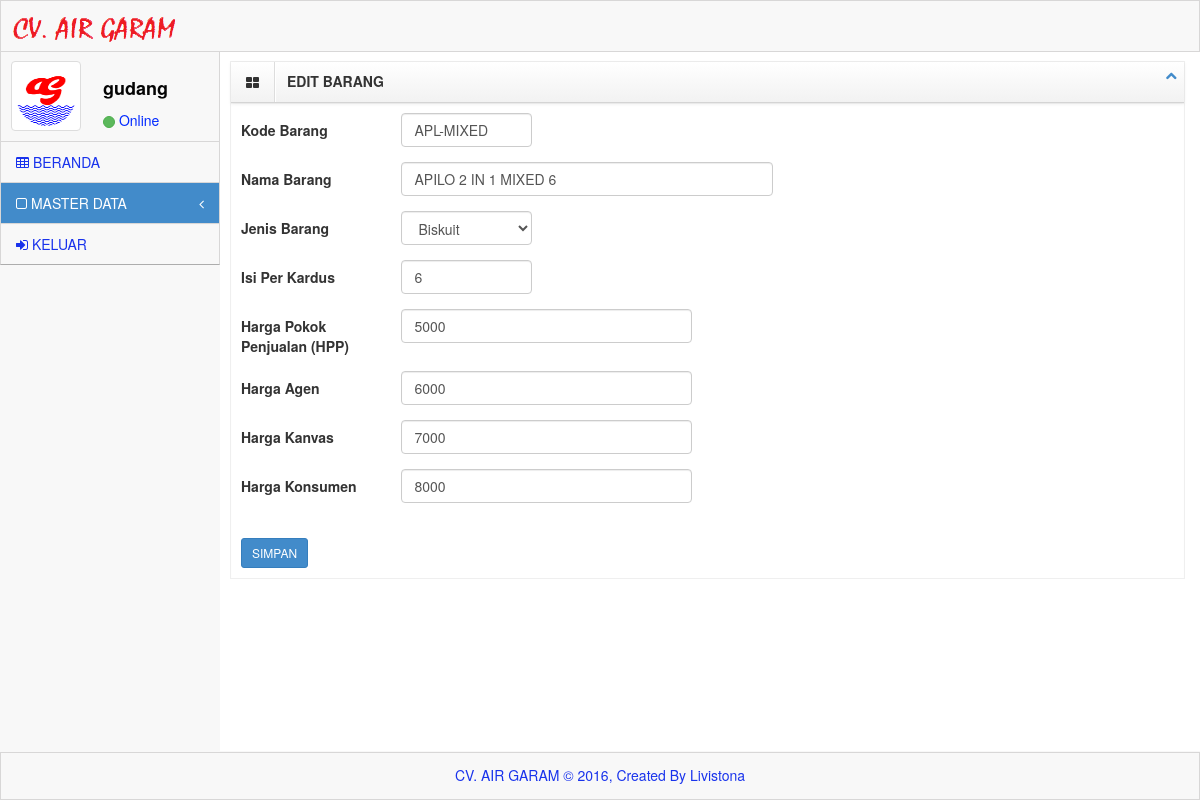
/system/index.php?menu=master&sub_menu=barang_edit&id=2 (signed in), run on the app's committed database.
### tables this page shows
CREATE TABLE IF NOT EXISTS `barang` (
  `id_barang` int(10) NOT NULL AUTO_INCREMENT,
  `kode_barang` varchar(10) NOT NULL,
  `nama_barang` varchar(50) NOT NULL,
  `jenis_barang` varchar(20) NOT NULL,
  `isi_barang` int(10) DEFAULT NULL,
  `hpp` int(10) DEFAULT '0',
  `harga_agen` int(10) DEFAULT '0',
  `harga_kanvas` int(10) DEFAULT '0',
  `harga_konsumen` int(10) DEFAULT '0',
  PRIMARY KEY (`id_barang`)
);

### system/menu/barang_edit.php (the view, shortened to what this page needs)
<div id="content">
	<div class="inner" style="min-height: 700px;">
		<div class="row">
            <div class="col-lg-12">
                <div class="box">
				<header>
                    <div class="icons"><i class="icon-th-large"></i></div>
                        <h5>EDIT BARANG</h5>
                    <div class="toolbar">
                    <ul class="nav">
                        <li>
                        <div class="btn-group">
                            <a class="accordion-toggle btn btn-xs minimize-box" data-toggle="collapse" href="#collapseOne">
                                <i class="icon-chevron-up"></i>
                            </a>
                        </div>
                        </li>
                    </ul>
                    </div>
				</header>
                <div id="collapseOne" class="accordion-body collapse in body">
                    <form action="" class="form-horizontal" method="POST" id="block-validate">
					<?php
					$id_barang = $_GET['id'];
					$cek_barang 	= mysql_query("SELECT * FROM barang WHERE id_barang='$id_barang'");
					$hasil_barang 	= mysql_fetch_array($cek_barang);
					?>
						 <div class="form-group">
                            <label class="control-label col-lg-2">Kode Barang</label>
                            <div class="col-lg-2">
                                <input type="text" name="kode" class="form-control" value="<?php echo $hasil_barang['kode_barang'];?>" />
                            </div>
                        </div>
                        <div class="form-group">
                            <label class="control-label col-lg-2">Nama Barang</label>
                            <div class="col-lg-5">
                                <input type="text" name="nama" class="form-control" value="<?php echo $hasil_barang['nama_barang'];?>" />
                            </div>
                        </div>
                        <div class="form-group">
                            <label class="control-label col-lg-2">Jenis Barang</label>
                            <div class="col-lg-2">
								<select name="jenis" id="sport" class="form-control">
									<option value="<?php echo $hasil_barang['jenis_barang'];?>"><?php echo $hasil_barang['jenis_barang'];?></option>
								</select>
                            </div>
                        </div>
						 <div class="form-group">
                            <label class="control-label col-lg-2">Isi Per Kardus</label>
                            <div class="col-lg-2">
                                <input type="text" name="range" class="form-control" value="<?php echo $hasil_barang['isi_barang'];?>"/>
                            </div>
						</div>
						 <div class="form-group">
                            <label class="control-label col-lg-2">Harga Pokok Penjualan (HPP)</label>
                            <div class="col-lg-4">
                                <input type="text" name="hpp" class="form-control" value="<?php echo $hasil_barang['hpp'];?>"/>
                            </div>
						</div>
						<div class="form-group">
                            <label class="control-label col-lg-2">Harga Agen</label>
                            <div class="col-lg-4">
                                <input type="text" name="agen" class="form-control" value="<?php echo $hasil_barang['harga_agen'];?>"/>
                            </div>
						</div>
						<div class="form-group">
                            <label class="control-label col-lg-2">Harga Kanvas</label>
                            <div class="col-lg-4">
                                <input type="text" name="kanvas" class="form-control" value="<?php echo $hasil_barang['harga_kanvas'];?>"/>
                            </div>
						</div>
						<div class="form-group">
                            <label class="control-label col-lg-2">Harga Konsumen</label>
                            <div class="col-lg-4">
                                <input type="text" name="konsumen" class="form-control" value="<?php echo $hasil_barang['harga_konsumen'];?>"/>
                            </div>
						</div>
						<br>
                        <div class="form-actions no-margin-bottom" style="text-align:left;">
                            <input type="submit" value="SIMPAN" name="simpan" class="btn btn-primary btn-sm" />
                        </div>
					</form>
                </div>
                </div>
            </div>
        </div>
	</div>
</div>
</div>

### system/assets/css/main.css (style rules this page uses)
@media (min-width: 768px) { html, body { height: 100%; } }
body.padTop53 { padding-top: 75px; overflow: visible; }
@media (min-width: 802px) { body.padTop53 { padding-top: 51px; } }
@media (min-width: 768px) { #content { margin-left: 100px; } }
@media (min-width: 992px) { #content { margin-left: 220px; } }
#content { -webkit-transition: margin 0.4s; transition: margin 0.4s; }
.inner { position: relative; min-height: 1px; padding-right: 15px; padding-left: 10px; background: #fff; border: 0px solid #e4e4e4; min-height:1200px; }
@media (min-width: 768px) { .inner { float: left; width: 100%; } }
.inner .row { margin-right: -15px; margin-left: -15px; }
.box { position: relative; display: block; margin: 10px auto; border: 1px solid #efefef; }
.box header { background-repeat: repeat-x; border-bottom: 1px solid #d4d4d4; -webkit-box-shadow: 0 1px 4px rgba(0, 0, 0, 0.065); box-shadow: 0 1px 4px rgba(0, 0, 0, 0.065); background-image: linear-gradient(to bottom, #ffffff 0%, #f2f2f2 100%); }
.box header:before, .box header:after { display: table; content: " "; }
.box header:after { clear: both; }
.box header .icons, .box header h5, .box header .toolbar { position: relative; display: block; float: left; min-height: 1px; padding: 0; margin: 0; }
.box header .icons { padding: 10px 15px; border-right: 1px solid #ddd; -webkit-box-shadow: 1px 0px 0px #ffffff; box-shadow: 1px 0px 0px #ffffff; }
.box header h5 { padding: 12px; font-weight: bold; }
.box header .toolbar { display: inline-table; float: right; }
.box header .toolbar .nav { margin: 1px 1px 0 0; }
.box header .toolbar .nav > li { display: inline-block; }
.box .body { padding: 10px; -webkit-box-shadow: inset 0 1px 1px rgba(0, 0, 0, 0.05); box-shadow: inset 0 1px 1px rgba(0, 0, 0, 0.05); }

### system/assets/css/MoneAdmin.css (style rules this page uses)
body { background-color: #f8f8f8; }

### data on the page
barang: kode "APL-MIXED", nama "APILO 2 IN 1 MIXED 6", jenis "Biskuit", range "6", hpp "5000", agen "6000", kanvas "7000", konsumen "8000"

### other printed values
$_SESSION['username'] "gudang"
